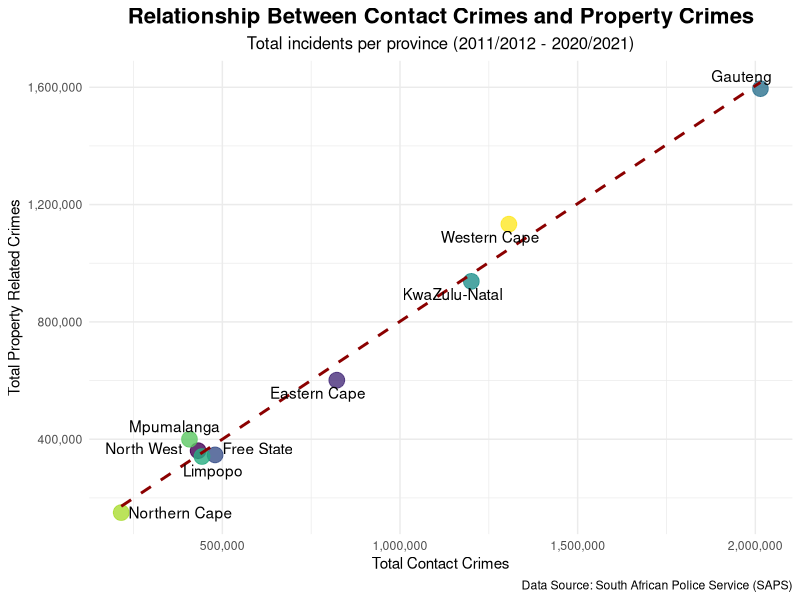
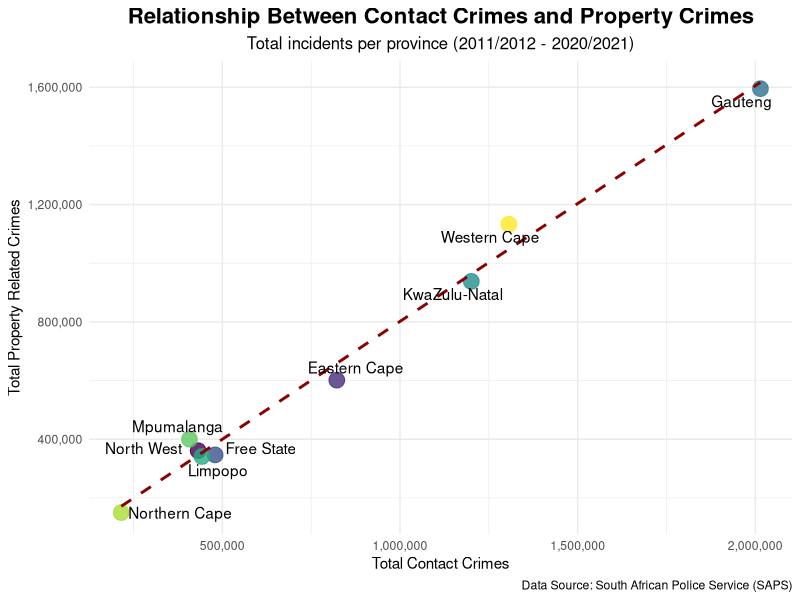

The R source for these figures, in order:
# --------------------------------------------
# BIVARIATE ANALYSIS: Contact Crimes vs. Property Crimes
# Scatter Plot by Province (2011-2021 Totals)
# --------------------------------------------

# 1. Install & Load Required Packages
# Install ggrepel
if (!require(ggrepel)) {
  install.packages("ggrepel")
  library(ggrepel)
}

library(tidyverse)

# 2. Load and Prepare Data
crime_data <- read_csv("crime_incidents_by_category.csv")

province_lookup <- data.frame(
  Geography = c("EC", "FS", "GT", "KZN", "LIM", "MP", "NW", "NC", "WC"),
  Province = c("Eastern Cape", "Free State", "Gauteng", "KwaZulu-Natal", 
               "Limpopo", "Mpumalanga", " North West", "Northern Cape", "Western Cape")
)

# Reshape data to have crime categories as columns
crime_wide <- crime_data %>%
  filter(Geography != "ZA") %>%
  left_join(province_lookup, by = "Geography") %>%
  group_by(Province, `Crime Category`) %>%
  summarise(Total = sum(Count), .groups = 'drop') %>%
  pivot_wider(names_from = `Crime Category`, values_from = Total)

# 3. Create Scatter Plot (Version 1: With ggrepel for best labels)
ggplot(crime_wide, aes(x = `Contact Crimes`, y = `Property Related Crimes`)) +
  geom_point(aes(color = Province), size = 5, alpha = 0.8) +
  geom_smooth(method = "lm", se = FALSE, color = "darkred", linetype = "dashed") +
  geom_text_repel(aes(label = Province), point.padding = 0.5) + # Non-overlapping labels
  scale_x_continuous(labels = scales::comma) +
  scale_y_continuous(labels = scales::comma) +
  scale_color_viridis_d() +
  labs(
    title = "Relationship Between Contact Crimes and Property Crimes",
    subtitle = "Total incidents per province (2011/2012 - 2020/2021)",
    x = "Total Contact Crimes",
    y = "Total Property Related Crimes",
    caption = "Data Source: South African Police Service (SAPS)"
  ) +
  theme_minimal() +
  theme(
    plot.title = element_text(hjust = 0.5, face = "bold", size = 16),
    plot.subtitle = element_text(hjust = 0.5, size = 12),
    legend.position = "none"
  )

# 4. Save the Visualization
ggsave("scatter_plot_contact_vs_property.png", width = 10, height = 8, dpi = 300)
